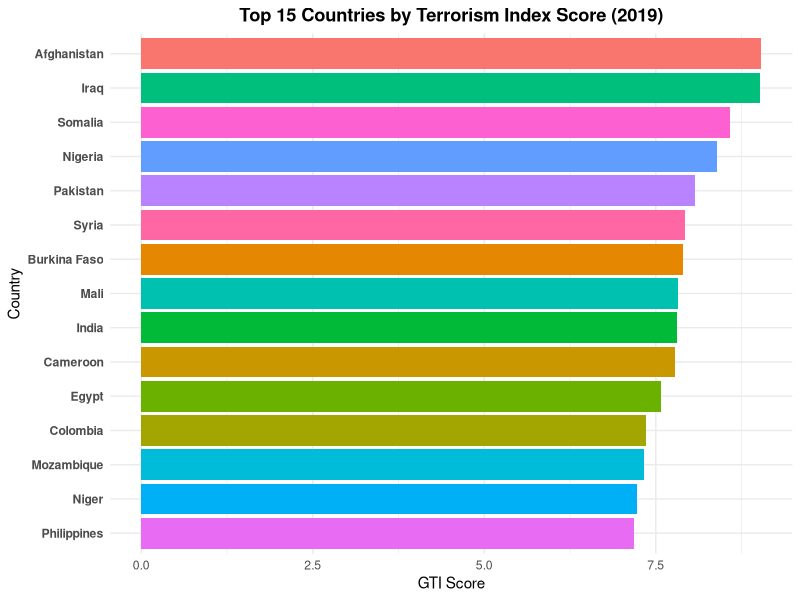
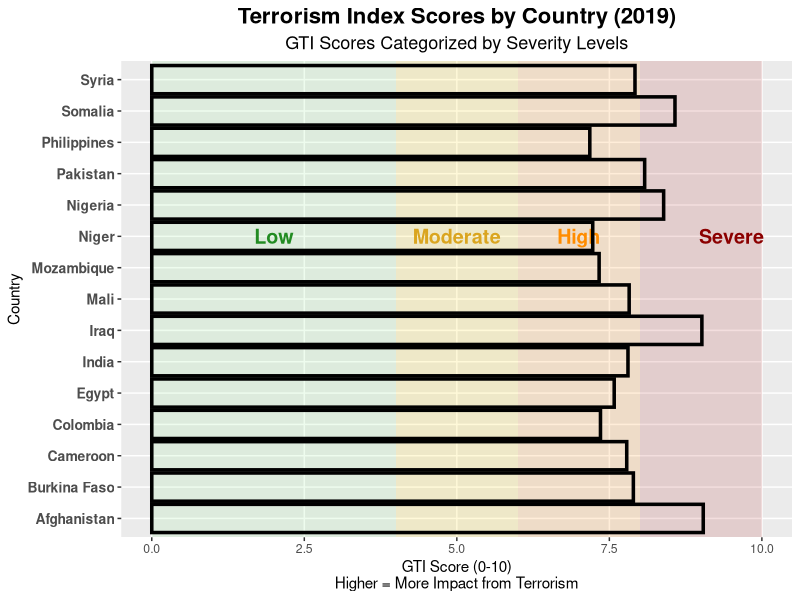
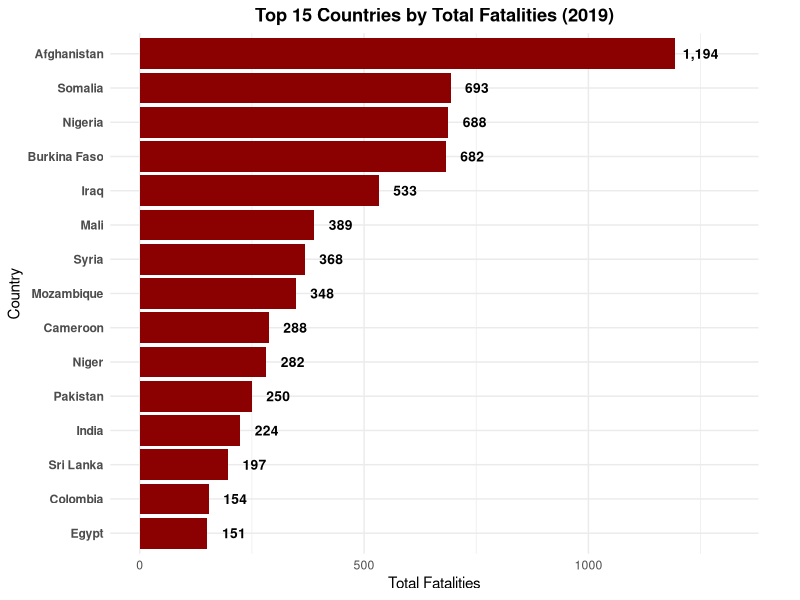
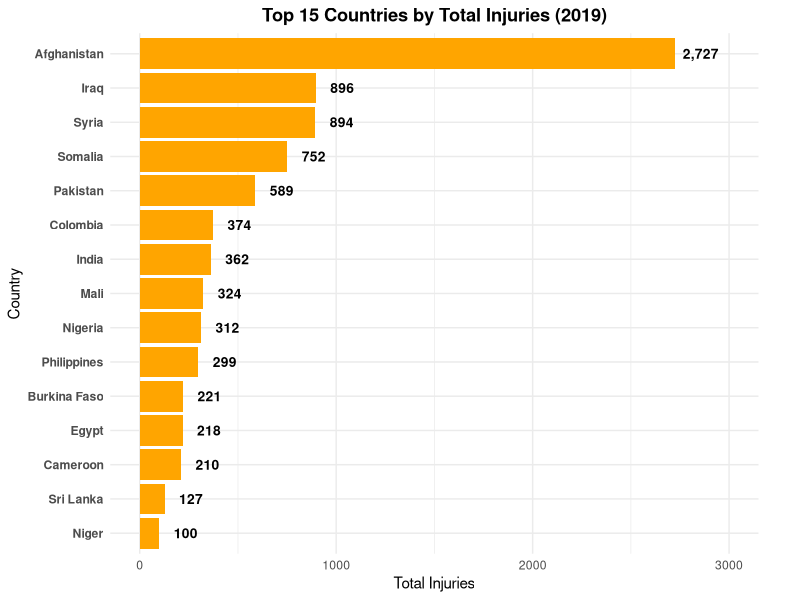
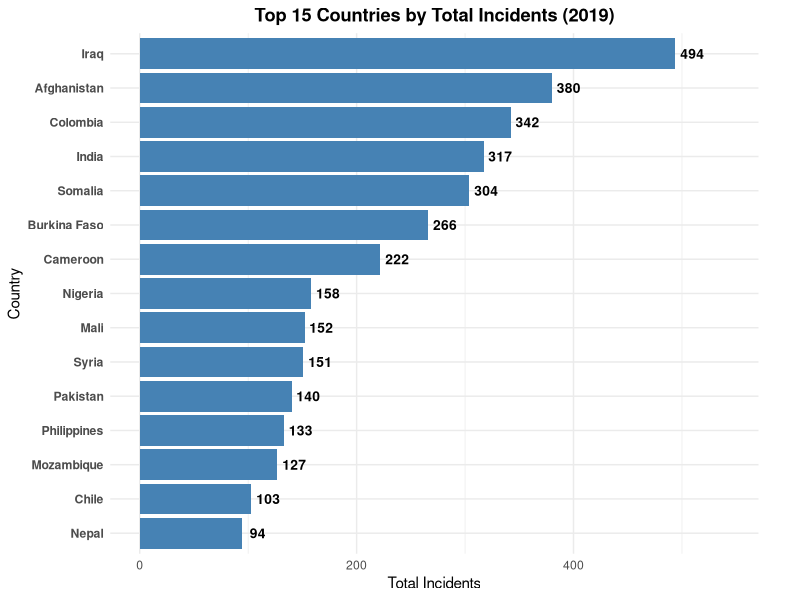
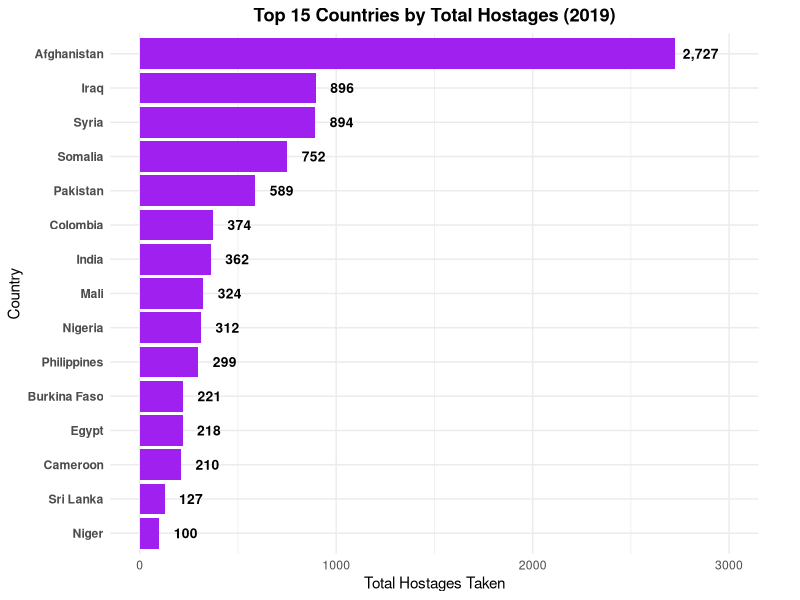
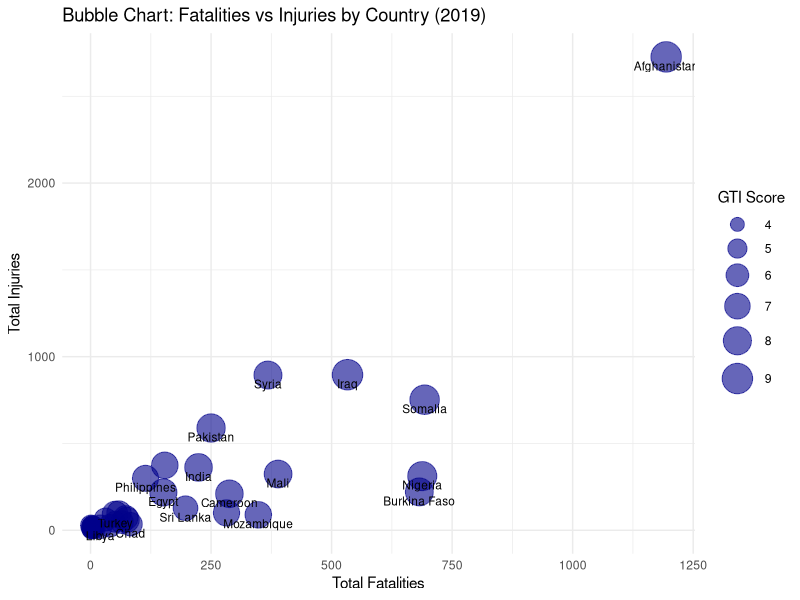

These figures' R source, in order:
## ---- chunk 1
#| label: setup
#| message: false
#| warning: false
#| echo: false

library(readxl)
library(dplyr)
library(tidyr)
library(ggplot2)

# Load the data
df <- read_excel("data/Global Terrorism Index 2023.xlsx", sheet = "2019")

# Clean and filter the data
df_clean <- df %>%
  select(Country, Rank, Score, Incidents, Fatalities, Injuries, Hostages) %>%
  mutate(across(c(Score, Incidents, Fatalities, Injuries, Hostages), as.numeric))

# Filter top 15 countries based on 2019 score
top15 <- df_clean %>%
  arrange(desc(Score)) %>%
  slice(1:15)

## ---- chunk 2
#| label: overall-trend
#| fig-cap: "GTI Scores for Top 15 Most Affected Countries (2019)"

# Plot the data
ggplot(top15, aes(x = reorder(Country, Score), y = Score, fill = Country)) +
  geom_col() +
  coord_flip() +
  labs(title = "Top 15 Countries by Terrorism Index Score (2019)",
       y = "GTI Score", x = "Country") +
  theme_minimal() +
  theme(
    plot.title = element_text(hjust = 0.5, face = "bold"),
    axis.text.y = element_text(face = "bold"),
    legend.position = "none"
  )
## ---- chunk 3
#| label: country-severity
#| fig-cap: "Terrorism Index Trends by Country (2019), with Severity Levels"
#| fig-width: 12
#| fig-height: 8

# Plot the data for top 15 countries
ggplot(top15, aes(x = Country, y = Score)) +
  # Severity background bands (more visible)
  annotate("rect", xmin = -Inf, xmax = Inf, ymin = 8, ymax = 10,
           fill = "#B22222", alpha = 0.15) +
  annotate("rect", xmin = -Inf, xmax = Inf, ymin = 6, ymax = 8,
           fill = "#FF8C00", alpha = 0.15) +
  annotate("rect", xmin = -Inf, xmax = Inf, ymin = 4, ymax = 6,
           fill = "#FFD700", alpha = 0.15) +
  annotate("rect", xmin = -Inf, xmax = Inf, ymin = 0, ymax = 4,
           fill = "#90EE90", alpha = 0.15) +

  # Add labels to indicate severity zones
  annotate("text", x = 10, y = 9.5, label = "Severe", color = "#8B0000", size = 5, fontface = "bold") +
  annotate("text", x = 10, y = 7, label = "High", color = "#FF8C00", size = 5, fontface = "bold") +
  annotate("text", x = 10, y = 5, label = "Moderate", color = "#DAA520", size = 5, fontface = "bold") +
  annotate("text", x = 10, y = 2, label = "Low", color = "#228B22", size = 5, fontface = "bold") +

  # Main bar chart
  geom_bar(stat = "identity", fill = NA, color = "#000000", linewidth = 1.2) +
  
  # Flip coordinates for better readability
  coord_flip() +
  
  scale_x_discrete() +
  
  # Labels and titles
  labs(
    title = "Terrorism Index Scores by Country (2019)",
    subtitle = "GTI Scores Categorized by Severity Levels",
    x = "Country",
    y = "GTI Score (0-10)\nHigher = More Impact from Terrorism"
  ) +
  
  theme(
    plot.title = element_text(size = 16, face = "bold", hjust = 0.5),
    plot.subtitle = element_text(size = 13, hjust = 0.5),
    axis.text.y = element_text(size = 10, face = "bold"),
    panel.grid.minor = element_blank(),
    legend.position = "none"
  )

## ---- chunk 4
#| label: fatalities
#| fig-cap: "Countries with Highest Terrorism-Related Fatalities (2019)"
#| warning: false

top_deaths <- df_clean %>%
  arrange(desc(Fatalities)) %>%
  select(Country, Fatalities) %>%
  slice_head(n = 15)

ggplot(top_deaths, aes(x = reorder(Country, Fatalities), y = Fatalities)) +
  geom_col(fill = "darkred") +
  # Add value labels at the end of each bar
  geom_text(aes(label = format(Fatalities, big.mark = ",")),
            hjust = -0.2, color = "black", fontface = "bold", size = 3.5) +
  coord_flip(clip = "off") +  # Prevent clipping of labels
  scale_y_continuous(limits = function(x) c(0, x[2] * 1.1)) +  # Expand y-axis to make room for labels
  labs(title = "Top 15 Countries by Total Fatalities (2019)",
       x = "Country", y = "Total Fatalities") +
  theme_minimal() +
  theme(
    plot.title = element_text(face = "bold", hjust = 0.5),
    axis.text.y = element_text(face = "bold"),
    plot.margin = margin(5.5, 30, 5.5, 5.5)  # Add right margin for labels
  )
## ---- chunk 5
#| label: injuries
#| fig-cap: "Countries with Highest Terrorism-Related Injuries (2019)"
#| warning: false

top_injuries <- df_clean %>%
  arrange(desc(Injuries)) %>%
  select(Country, Injuries) %>%
  slice_head(n = 15)

ggplot(top_injuries, aes(x = reorder(Country, Injuries), y = Injuries)) +
  geom_col(fill = "orange") +
  # Add value labels at the end of each bar
  geom_text(aes(label = format(Injuries, big.mark = ",")),
            hjust = -0.2, color = "black", fontface = "bold", size = 3.5) +
  coord_flip(clip = "off") +  # Prevent clipping of labels
  scale_y_continuous(limits = function(x) c(0, x[2] * 1.1)) +  # Expand y-axis to make room for labels
  labs(title = "Top 15 Countries by Total Injuries (2019)",
       x = "Country", y = "Total Injuries") +
  theme_minimal() +
  theme(
    plot.title = element_text(face = "bold", hjust = 0.5),
    axis.text.y = element_text(face = "bold"),
    plot.margin = margin(5.5, 30, 5.5, 5.5)  # Add right margin for labels
  )
## ---- chunk 6
#| label: incidents
#| fig-cap: "Countries with Highest Number of Terrorist Incidents (2019)"
#| warning: false

top_incidents <- df_clean %>%
  arrange(desc(Incidents)) %>%
  select(Country, Incidents) %>%
  slice_head(n = 15)

ggplot(top_incidents, aes(x = reorder(Country, Incidents), y = Incidents)) +
  geom_col(fill = "steelblue") +
  # Add value labels at the end of each bar
  geom_text(aes(label = format(Incidents, big.mark = ",")),
            hjust = -0.2, color = "black", fontface = "bold", size = 3.5) +
  coord_flip(clip = "off") +  # Prevent clipping of labels
  scale_y_continuous(limits = function(x) c(0, x[2] * 1.1)) +  # Expand y-axis to make room for labels
  labs(title = "Top 15 Countries by Total Incidents (2019)",
       x = "Country", y = "Total Incidents") +
  theme_minimal() +
  theme(
    plot.title = element_text(face = "bold", hjust = 0.5),
    axis.text.y = element_text(face = "bold"),
    plot.margin = margin(5.5, 30, 5.5, 5.5)  # Add right margin for labels
  )
## ---- chunk 7
#| label: hostages
#| fig-cap: "Countries with Highest Number of Hostages in Terrorist Incidents (2019)"
#| warning: false

top_hostages <- df_clean %>%
  arrange(desc(Hostages)) %>%
  select(Country, Hostages) %>%
  slice_head(n = 15)

ggplot(top_hostages, aes(x = reorder(Country, Hostages), y = Hostages)) +
  geom_col(fill = "purple") +
  # Add value labels at the end of each bar
  geom_text(aes(label = format(Hostages, big.mark = ",")),
            hjust = -0.2, color = "black", fontface = "bold", size = 3.5) +
  coord_flip(clip = "off") +  # Prevent clipping of labels
  scale_y_continuous(limits = function(x) c(0, x[2] * 1.1)) +  # Expand y-axis to make room for labels
  labs(title = "Top 15 Countries by Total Hostages (2019)",
       x = "Country", y = "Total Hostages Taken") +
  theme_minimal() +
  theme(
    plot.title = element_text(face = "bold", hjust = 0.5),
    axis.text.y = element_text(face = "bold"),
    plot.margin = margin(5.5, 30, 5.5, 5.5)  # Add right margin for labels
  )
## ---- chunk 8
#| label: bubble-chart
#| fig-cap: "Multi-Dimensional Analysis of Terrorism Impact by Country (2019)"
#| fig-width: 11
#| fig-height: 8

bubble_data <- df_clean %>%
  group_by(Country) %>%
  select(Country, Fatalities, Injuries, Score) %>%
  filter(Fatalities > 0 & Injuries > 0)

ggplot(bubble_data, aes(x = Fatalities, y = Injuries, size = Score, label = Country)) +
  geom_point(alpha = 0.6, color = "darkblue") +
  geom_text(check_overlap = TRUE, size = 3, vjust = 1.5) +
  scale_size_continuous(range = c(2, 10)) +
  labs(title = "Bubble Chart: Fatalities vs Injuries by Country (2019)",
       x = "Total Fatalities", y = "Total Injuries", size = "GTI Score") +
  theme_minimal()
  theme(
    plot.title = element_text(face = "bold", hjust = 0.5),
    plot.subtitle = element_text(hjust = 0.5),
    legend.position = "right"
  )
